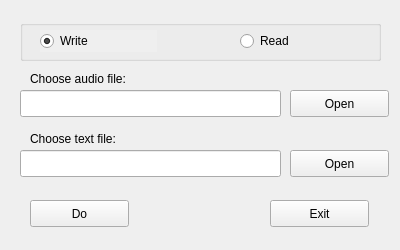
<?xml version="1.0" encoding="UTF-8"?>
<ui version="4.0">
 <class>MainWindow</class>
 <widget class="QMainWindow" name="MainWindow">
  <property name="geometry">
   <rect>
    <x>0</x>
    <y>0</y>
    <width>400</width>
    <height>250</height>
   </rect>
  </property>
  <property name="minimumSize">
   <size>
    <width>400</width>
    <height>250</height>
   </size>
  </property>
  <property name="maximumSize">
   <size>
    <width>400</width>
    <height>250</height>
   </size>
  </property>
  <property name="windowTitle">
   <string>Lab 3</string>
  </property>
  <widget class="QWidget" name="centralWidget">
   <widget class="QGroupBox" name="groupBox">
    <property name="geometry">
     <rect>
      <x>20</x>
      <y>20</y>
      <width>361</width>
      <height>41</height>
     </rect>
    </property>
    <property name="title">
     <string/>
    </property>
    <widget class="QRadioButton" name="radioButtonWrite">
     <property name="enabled">
      <bool>true</bool>
     </property>
     <property name="geometry">
      <rect>
       <x>20</x>
       <y>10</y>
       <width>117</width>
       <height>22</height>
      </rect>
     </property>
     <property name="acceptDrops">
      <bool>false</bool>
     </property>
     <property name="autoFillBackground">
      <bool>true</bool>
     </property>
     <property name="text">
      <string>Write</string>
     </property>
     <property name="checked">
      <bool>true</bool>
     </property>
    </widget>
    <widget class="QRadioButton" name="radioButtonRead">
     <property name="geometry">
      <rect>
       <x>220</x>
       <y>10</y>
       <width>117</width>
       <height>22</height>
      </rect>
     </property>
     <property name="text">
      <string>Read</string>
     </property>
    </widget>
   </widget>
   <widget class="QLineEdit" name="lineEditAudio">
    <property name="geometry">
     <rect>
      <x>20</x>
      <y>90</y>
      <width>261</width>
      <height>27</height>
     </rect>
    </property>
   </widget>
   <widget class="QLineEdit" name="lineEditText">
    <property name="geometry">
     <rect>
      <x>20</x>
      <y>150</y>
      <width>261</width>
      <height>27</height>
     </rect>
    </property>
   </widget>
   <widget class="QLabel" name="label">
    <property name="geometry">
     <rect>
      <x>30</x>
      <y>70</y>
      <width>151</width>
      <height>17</height>
     </rect>
    </property>
    <property name="text">
     <string>Choose audio file:</string>
    </property>
   </widget>
   <widget class="QLabel" name="label_2">
    <property name="geometry">
     <rect>
      <x>30</x>
      <y>130</y>
      <width>171</width>
      <height>17</height>
     </rect>
    </property>
    <property name="text">
     <string>Choose text file:</string>
    </property>
   </widget>
   <widget class="QPushButton" name="pushButtonDo">
    <property name="geometry">
     <rect>
      <x>30</x>
      <y>200</y>
      <width>99</width>
      <height>27</height>
     </rect>
    </property>
    <property name="text">
     <string>Do</string>
    </property>
   </widget>
   <widget class="QPushButton" name="pushButtonExit">
    <property name="geometry">
     <rect>
      <x>270</x>
      <y>200</y>
      <width>99</width>
      <height>27</height>
     </rect>
    </property>
    <property name="text">
     <string>Exit</string>
    </property>
   </widget>
   <widget class="QPushButton" name="pushButtonAudio">
    <property name="geometry">
     <rect>
      <x>290</x>
      <y>90</y>
      <width>99</width>
      <height>27</height>
     </rect>
    </property>
    <property name="text">
     <string>Open</string>
    </property>
   </widget>
   <widget class="QPushButton" name="pushButtonText">
    <property name="geometry">
     <rect>
      <x>290</x>
      <y>150</y>
      <width>99</width>
      <height>27</height>
     </rect>
    </property>
    <property name="text">
     <string>Open</string>
    </property>
   </widget>
  </widget>
 </widget>
 <layoutdefault spacing="6" margin="11"/>
 <resources/>
 <connections/>
</ui>
